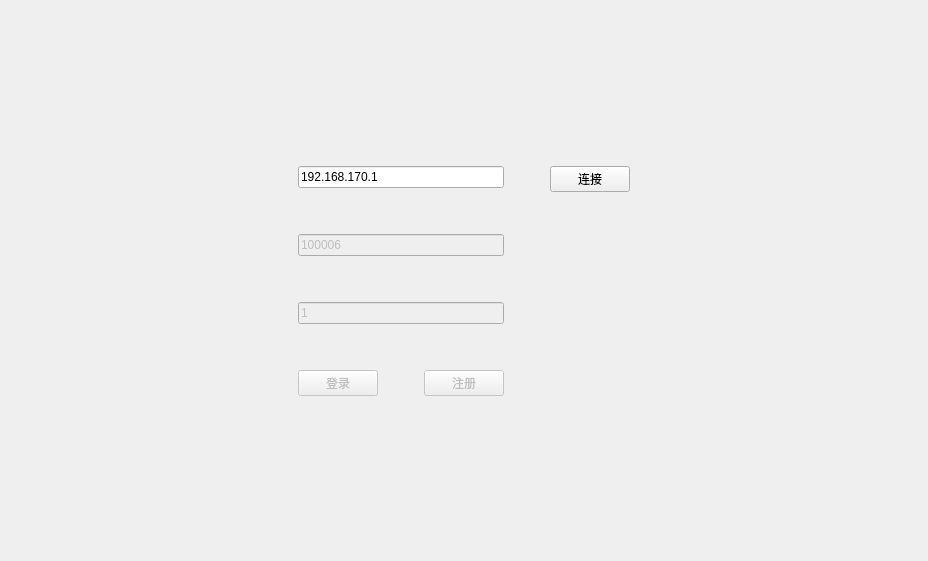
<?xml version="1.0" encoding="UTF-8"?>
<ui version="4.0">
 <class>mainWidget</class>
 <widget class="QWidget" name="mainWidget">
  <property name="geometry">
   <rect>
    <x>0</x>
    <y>0</y>
    <width>928</width>
    <height>561</height>
   </rect>
  </property>
  <property name="windowTitle">
   <string>mainWidget</string>
  </property>
  <layout class="QGridLayout" name="gridLayout">
   <item row="0" column="1">
    <spacer name="verticalSpacer_5">
     <property name="orientation">
      <enum>Qt::Vertical</enum>
     </property>
     <property name="sizeHint" stdset="0">
      <size>
       <width>20</width>
       <height>129</height>
      </size>
     </property>
    </spacer>
   </item>
   <item row="1" column="0">
    <spacer name="horizontalSpacer_2">
     <property name="orientation">
      <enum>Qt::Horizontal</enum>
     </property>
     <property name="sizeHint" stdset="0">
      <size>
       <width>246</width>
       <height>20</height>
      </size>
     </property>
    </spacer>
   </item>
   <item row="1" column="1" rowspan="2">
    <layout class="QHBoxLayout" name="horizontalLayout_2">
     <item>
      <layout class="QVBoxLayout" name="verticalLayout_3">
       <item>
        <layout class="QVBoxLayout" name="verticalLayout">
         <item>
          <widget class="QLineEdit" name="lineEdt_ip">
           <property name="text">
            <string>192.168.170.1</string>
           </property>
          </widget>
         </item>
         <item>
          <spacer name="verticalSpacer">
           <property name="orientation">
            <enum>Qt::Vertical</enum>
           </property>
           <property name="sizeHint" stdset="0">
            <size>
             <width>20</width>
             <height>40</height>
            </size>
           </property>
          </spacer>
         </item>
         <item>
          <widget class="QLineEdit" name="lineEdit_usr">
           <property name="enabled">
            <bool>false</bool>
           </property>
           <property name="text">
            <string>100006</string>
           </property>
          </widget>
         </item>
         <item>
          <spacer name="verticalSpacer_2">
           <property name="orientation">
            <enum>Qt::Vertical</enum>
           </property>
           <property name="sizeHint" stdset="0">
            <size>
             <width>20</width>
             <height>40</height>
            </size>
           </property>
          </spacer>
         </item>
         <item>
          <widget class="QLineEdit" name="lineEdit_passwd">
           <property name="enabled">
            <bool>false</bool>
           </property>
           <property name="text">
            <string>1</string>
           </property>
          </widget>
         </item>
         <item>
          <spacer name="verticalSpacer_6">
           <property name="orientation">
            <enum>Qt::Vertical</enum>
           </property>
           <property name="sizeHint" stdset="0">
            <size>
             <width>20</width>
             <height>40</height>
            </size>
           </property>
          </spacer>
         </item>
        </layout>
       </item>
       <item>
        <layout class="QHBoxLayout" name="horizontalLayout">
         <item>
          <widget class="QPushButton" name="pushButton_login">
           <property name="enabled">
            <bool>false</bool>
           </property>
           <property name="text">
            <string>登录</string>
           </property>
          </widget>
         </item>
         <item>
          <spacer name="horizontalSpacer">
           <property name="orientation">
            <enum>Qt::Horizontal</enum>
           </property>
           <property name="sizeHint" stdset="0">
            <size>
             <width>40</width>
             <height>20</height>
            </size>
           </property>
          </spacer>
         </item>
         <item>
          <widget class="QPushButton" name="pushButton_register">
           <property name="enabled">
            <bool>false</bool>
           </property>
           <property name="text">
            <string>注册</string>
           </property>
          </widget>
         </item>
        </layout>
       </item>
      </layout>
     </item>
     <item>
      <spacer name="horizontalSpacer_4">
       <property name="orientation">
        <enum>Qt::Horizontal</enum>
       </property>
       <property name="sizeHint" stdset="0">
        <size>
         <width>40</width>
         <height>20</height>
        </size>
       </property>
      </spacer>
     </item>
     <item>
      <layout class="QVBoxLayout" name="verticalLayout_2">
       <item>
        <widget class="QPushButton" name="btn_connect">
         <property name="text">
          <string>连接</string>
         </property>
        </widget>
       </item>
       <item>
        <spacer name="verticalSpacer_3">
         <property name="orientation">
          <enum>Qt::Vertical</enum>
         </property>
         <property name="sizeHint" stdset="0">
          <size>
           <width>20</width>
           <height>40</height>
          </size>
         </property>
        </spacer>
       </item>
      </layout>
     </item>
    </layout>
   </item>
   <item row="2" column="2">
    <spacer name="horizontalSpacer_3">
     <property name="orientation">
      <enum>Qt::Horizontal</enum>
     </property>
     <property name="sizeHint" stdset="0">
      <size>
       <width>245</width>
       <height>20</height>
      </size>
     </property>
    </spacer>
   </item>
   <item row="3" column="1">
    <spacer name="verticalSpacer_4">
     <property name="orientation">
      <enum>Qt::Vertical</enum>
     </property>
     <property name="sizeHint" stdset="0">
      <size>
       <width>20</width>
       <height>129</height>
      </size>
     </property>
    </spacer>
   </item>
  </layout>
 </widget>
 <layoutdefault spacing="6" margin="11"/>
 <resources/>
 <connections/>
</ui>
